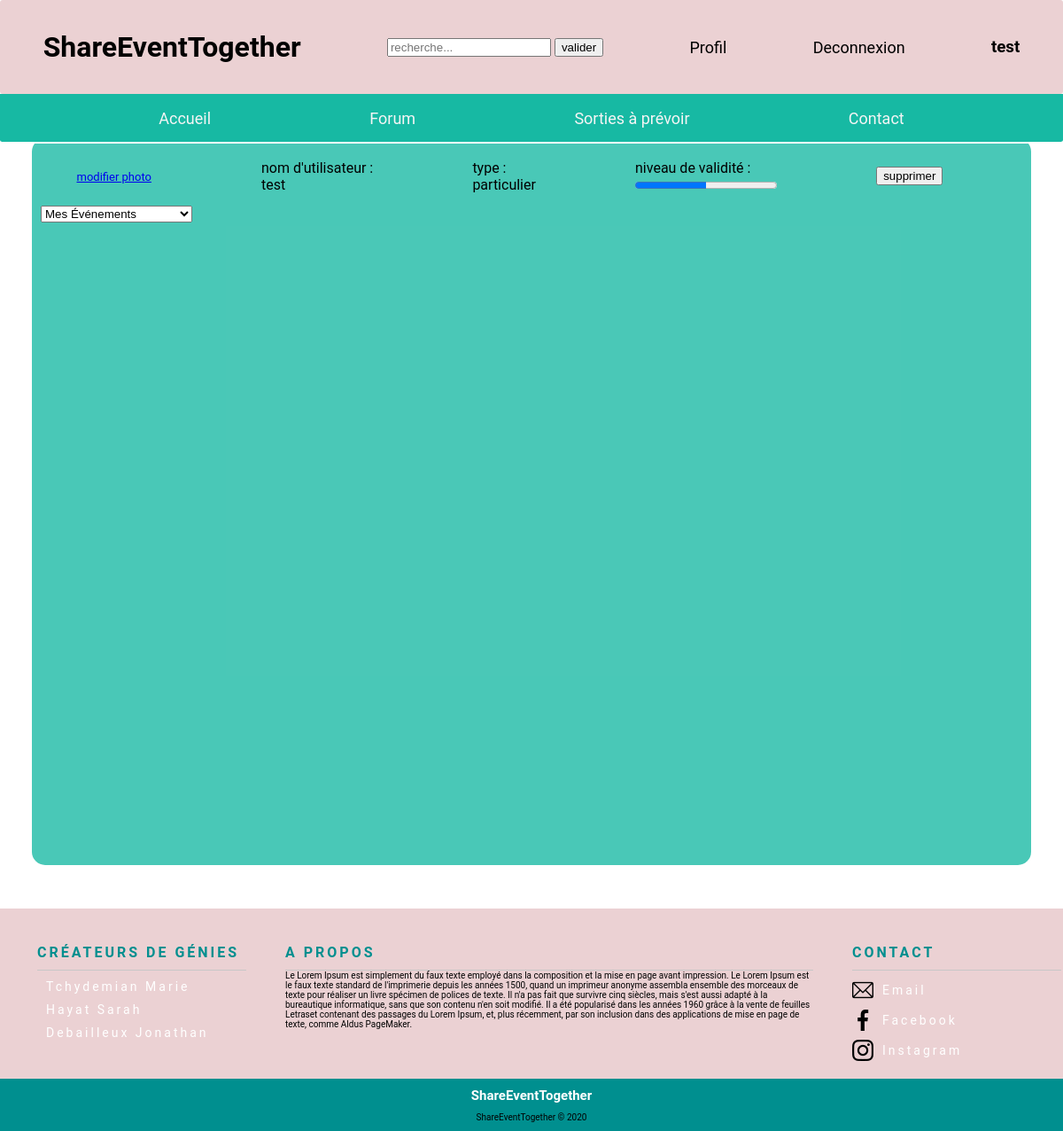
Before: /php/profil.php (signed in) with the older database file.
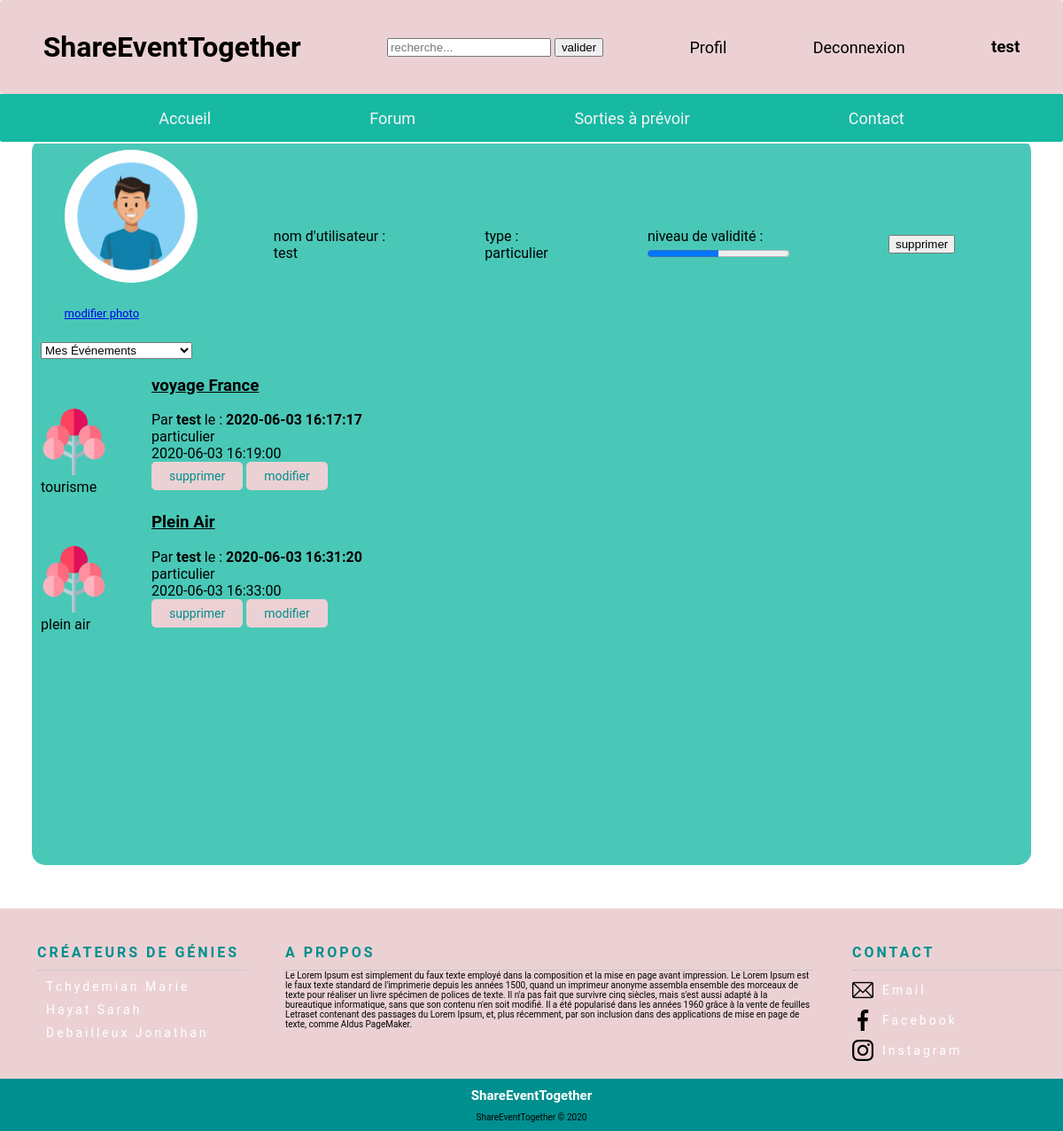
After: the same page with the newer database file.
### tables this page shows
CREATE TABLE `utilisateurs` (
  `id_utilisateur` int(11) NOT NULL,
  `prenom` varchar(100) NOT NULL,
  `nom` varchar(100) NOT NULL,
  `date_naissance` date NOT NULL,
  `adresse` varchar(250) NOT NULL,
  `code_postale` int(5) NOT NULL,
  `pays` varchar(100) NOT NULL,
  `telephone` int(10) NOT NULL,
  `mail` varchar(250) NOT NULL,
  `pseudo` varchar(100) NOT NULL,
  `mot_de_passe` varchar(255) NOT NULL,
  `type_utilisateur` varchar(50) NOT NULL,
  `ville` varchar(200) NOT NULL,
  `date_creation_utilisateur` datetime DEFAULT CURRENT_TIMESTAMP,
  `karma` decimal(4,2) DEFAULT '0.00'
);

CREATE TABLE `photo_utilisateurs` (
  `id_photo` int(11) NOT NULL,
  `id_utilisateur` int(11) NOT NULL,
  `url` varchar(500) NOT NULL
);

CREATE TABLE `evenements` (
  `id_evenement` int(11) NOT NULL,
  `id_utilisateur` int(11) NOT NULL,
  `date_poste` datetime NOT NULL DEFAULT CURRENT_TIMESTAMP,
  `description` text NOT NULL,
  `date_evenement` datetime NOT NULL,
  `titre_evenement` varchar(250) NOT NULL,
  `id_karma` int(11) DEFAULT NULL,
  `lieu` varchar(255) DEFAULT NULL,
  `id_categorie` int(11) DEFAULT NULL
);

CREATE TABLE `categorie_evenements` (
  `id_categorie` int(11) NOT NULL,
  `nom_categorie` varchar(100) NOT NULL
);

### php/profil.php (the view, shortened to what this page needs)
<?php
require("../controllers/bdd.php");
?>
<!DOCTYPE html>
<html lang="fr">
<head>
    <link rel="stylesheet" href="../assets/css/profil.css"/>
</head>
<body>
<?php
if (isset($_SESSION['username'])) {
    require("headerConnect.php");
} else {
    require("headerDisconnect.php");
}
?>
<section class="fond">
    <div class="profil flex">
        <div class="avatar ">
            <div class="photo">
                <?php
                if (isset($_SESSION['id_name'])) {
                    $req = $bdd->query('SELECT * FROM photo_utilisateurs where id_utilisateur= "' . $_SESSION['id_name'] . '" LIMIT 1');
                    while ($donnees = $req->fetch()) {
                        $url = $donnees['url'];
                        ?>
                        <img src="<?php echo $url ?>" height="150px" width="150px">
                        <?php
                    }
                }
                ?>
            </div>
            <div class="modifier">
                <a href="photo.php">modifier photo</a>
            </div>
        </div>
        <div class="flex event">
            <div>
                <label>nom d'utilisateur : </label>
                <p> <?php if (isset($_SESSION['username'])) echo $_SESSION['username'] ?></p>
            </div>
            <div>
                <label>type : </label>
                <?php
                if (isset($_SESSION['id_name'])) {
                    $req = $bdd->query('SELECT * FROM utilisateurs where id_utilisateur= "' . $_SESSION['id_name'] . '"');
                    while ($donnees = $req->fetch()) {
                        echo '<p>' . $donnees['type_utilisateur'] . '</p>';
                    }
                }
                ?>
            </div>
            <div class="progress">
                <div>
                    <label>niveau de validité : </label>
                </div>
                <?php
                if (isset($_SESSION['id_name'])) {
                    $req = $bdd->query('SELECT karma FROM utilisateurs where id_utilisateur= "' . $_SESSION['id_name'] . '"');
                    while ($donnees = $req->fetch()) {
                        $moyenne = $donnees['karma'];
                    }
                }
                ?>
                <progress id="jauge" min="0" max="10" value="<?php echo $moyenne ?>"></progress>
            </div>
            <div class="supp">
                    <input type="submit" onclick="supprimer()" value="supprimer" id="supprimer">
            </div>
        </div>
    </div>
    <div>
        <div class="event">
                <select name="choix" onchange="myChoices(this.value)">
                    <option value="mesEvent"> Mes Événements</option>
                </select>
            <div id="evenement">
                <?php
                require ("../controllers/bdd.php");
                $reponse = $bdd->query('SELECT ut.* , ev.*, ce.* FROM evenements as ev left join utilisateurs as ut
        on ev.id_utilisateur= ut.id_utilisateur
        left join categorie_evenements as ce on ce.id_categorie = ev.id_categorie where ut.id_utilisateur = "'.$_SESSION['id_name'].'"');
                while ($donnees = $reponse->fetch()) {
                    ?>
                    <div class="listOfEvent">
                        <ul class="collectionItem">
                            <div class="pictureEvent">
                                <img class="imgTree" src="../assets/images/arbre_icon.png"/>
                                <p><?php echo $donnees['nom_categorie']; ?></p>
                            </div>
                            <div class="pictureEvent">
                                <h3 class="titleOfEvent"><?php echo $donnees['titre_evenement']; ?> </h3>
                                <p><?php echo  "Par " . '<b>'. $donnees['pseudo'] .'</b>'. " le : " . '<b>'. $donnees['date_poste'].'</b>' ; ?></p>
                                <p><?php echo $donnees['type_utilisateur']; ?></p>
                                <p><?php echo $donnees['date_evenement']; ?></p>
                                <a class="inputListOfEvent" href="../controllers/deleteEvent.php?id_evenement= <?php echo $donnees['id_evenement']; ?>">supprimer</a>
                                <a class="inputListOfEvent" href="updateEvent.php?id_evenement= <?php echo $donnees['id_evenement']; ?>">modifier</a>
                            </div>
                        </ul>
                    </div>
                    <?php
                }
                ?>
            </div>
            </div>
        </div>
</section>
<?php
require("footer.php");
?>
</body>
</html>

### php/headerConnect.php (shortened to what this page needs)
<html>
<head>
    <link rel="stylesheet" href="../assets/css/headerConnect.css"/>
</head>
<header class="header">
    <div class="menuHaut" id="menuHaut">
        <h1 id="title"> ShareEventTogether</h1>
        <form action="recherche.php" method="get" class="search">
            <input type="search" name="search" placeholder="recherche...">
            <input type="submit" value="valider">
        </form>
        <a id="profil" href="profil.php"> Profil </a>
        <a id="deconnect" href="logOut.php"> Deconnexion </a>
        <h3><?php
            if(isset($_SESSION['id_name']))echo $_SESSION['username'] ;?></h3>
    </div>
    <div class="menuBas" id="nav-scroll">
        <a href="index.php"> Accueil</a>
        <a href="minichat.php">Forum</a>
        <a href="sortieAPrevoir.php"> Sorties à prévoir</a>
        <a href="contact.php"> Contact</a>
    </div>
</header>
</html>

### php/footer.php
<link rel="stylesheet" href="../assets/css/footer.css"/>
<footer>
    <div class="container">
        <div class="row">
            <div style="width: 23%">
                <ul class="menu">
                    <span style="color: #008F8F">Créateurs de génies</span>
                    <li>
                        <a href="https://www.linkedin.com/in/marie-tchydemian-480923158/" target="_blank">Tchydemian Marie</a>
                    </li>
                    <li>
                        <a href="https://www.linkedin.com/in/sarahhayat/" target="_blank">Hayat Sarah </a>
                    </li>
                    <li>
                        <a href="https://www.linkedin.com/in/jonathan-debailleux/" target="_blank">Debailleux Jonathan</a>
                    </li>
                </ul>
            </div>
            <div style="width: 53%">
                <ul class="menu">
                    <span style="color: #008F8F">A propos</span>
                    Le Lorem Ipsum est simplement du faux texte employé dans la composition et la mise en page avant impression.
                    Le Lorem Ipsum est le faux texte standard de l'imprimerie depuis les années 1500, quand un imprimeur anonyme
                    assembla ensemble des morceaux de texte pour réaliser un livre spécimen de polices de texte. Il n'a pas fait que
                    survivre cinq siècles, mais s'est aussi adapté à la bureautique informatique, sans que son contenu n'en soit modifié.
                    Il a été popularisé dans les années 1960 grâce à la vente de feuilles Letraset contenant des passages du Lorem Ipsum,
                    et, plus récemment, par son inclusion dans des applications de mise en page de texte, comme Aldus PageMaker.
                </ul>
            </div>
            <div class="div_row" style="width: 23%">
                <ul class="address">
                    <span style="color: #008F8F">Contact</span>
                    <li>
                        <img src="../assets/images/mail.png"   alt="Email"/><a href="#">Email</a>
                    </li>
                    <li>
                        <img src="../assets/images/facebook.png"   alt="Facebook"/><a href="#">Facebook</a>
                    </li>
                    <li>
                        <img src="../assets/images/instagram.png"   alt="Instagram"/><a href="#">Instagram</a>
                    </li>
                </ul>
            </div>
        </div>
    </div>
    <div class="display_center">
        <span class="logo">ShareEventTogether</span>
        <p>ShareEventTogether © 2020</p>
    </div>
</footer>

### assets/css/profil.css (style rules this page uses)
body { margin: 0 !important; font-family: 'Roboto', sans-serif; padding-top: 13%; position: relative; min-height: 1000px; padding-bottom: 10%; }
.fond { margin-left: 3% ; margin-right: 3%; padding: 10px 10px 10px 10px; background : rgba(23, 185, 163, 0.78) !important; border-radius: 15px; top: 195px; height: 800px; width: auto; overflow: scroll; }
.profil { justify-content: space-around; }
.photo { align-self: center; margin-left: 10px; }
.photo img { border-radius: 80%; }
.avatar a { margin : 10px; font-size: small; }
.event { min-width: 80%; justify-content: space-around; align-items: center; }
.event p { margin: 0; }
.progress { justify-content: right; }
.flex { display: flex; padding: 3px }
.imgTree { width: 75px; padding-right: 50px; margin-top: 45%; }
.titleOfEvent { text-decoration: underline; }
.collectionItem { display: flex; flex-direction: row; margin: 0; padding: 0; }
.inputListOfEvent { background-color: #EBD1D3; border: none; color: #008F8F; padding: 8px 20px; text-align: center; border-radius: 5px; text-decoration: none; display: inline-block; font-size: 14px; }
.modifier { margin-top: 20px; margin-bottom: 20px; }
form { text-align: center; }

### assets/css/headerConnect.css (style rules this page uses)
body { margin: 0 !important; font-family: 'Roboto', sans-serif; }
header { margin-bottom: 2%; position: fixed; width: 100%; top: 0; z-index: 10000; }
.menuHaut { display: flex; width: 100%; height: 106px; background : #EBD1D3 !important; border-radius: 3px; align-items: center; justify-content: space-around; }
.menuBas { display: flex; width: 100%; height: 54px; background : rgb(23, 185, 163) !important; border-radius: 0px 0px 4px 4px; justify-content: space-evenly; align-items: center; border-bottom: solid white 2px; }
.menuHaut a { text-decoration: none; color: black; font-size: large; }
.menuBas a { text-decoration: none; color: whitesmoke; font-size: large; }
.search { height: 20px;!important font-size: large;!important }

### assets/css/footer.css (style rules this page uses)
footer { display: flex; background-color: #EBD1D3; margin-top: 3%; bottom: 0; width: 100%; position: absolute; flex-direction: column; font-size: 10px; padding-top: 20px; }
ul { list-style: none; }
.logo { color:#FFF; font-weight:700; font-size:15px; }
.address span , .menu span { color: #FFF; font-weight: bold; border-bottom: 1px solid #c7c7c7; padding:10px 0px; display: block; text-transform: uppercase; font-size: 16px; letter-spacing: 3px; }
.address li a , .menu li a { color:#FFF; letter-spacing: 3px; text-decoration:none; font-size:14px; }
.row { display: flex; flex-direction: row; justify-content: space-around; }
.address li, .menu li { margin:10px 0; list-style: none; }
.display_center { margin-top: 10px; padding-top:10px ; text-align: center; background-color: #008F8F; }
span { color: #008F8F; }
.address { height: auto; align-self: center; }
li { display: flex; align-items: center; }
li a { padding-left:10px ; }

Changed rows visible on the page:
added photo_utilisateurs: url (picture)
added evenements: id_categorie.nom_categorie "tourisme", titre_evenement "voyage France", id_utilisateur.pseudo "test", date_poste "2020-06-03 16:17:17", id_utilisateur.type_utilisateur "particulier", date_evenement "2020-06-03 16:19:00"
added evenements: id_categorie.nom_categorie "plein air", titre_evenement "Plein Air", id_utilisateur.pseudo "test", date_poste "2020-06-03 16:31:20", id_utilisateur.type_utilisateur "particulier", date_evenement "2020-06-03 16:33:00"
